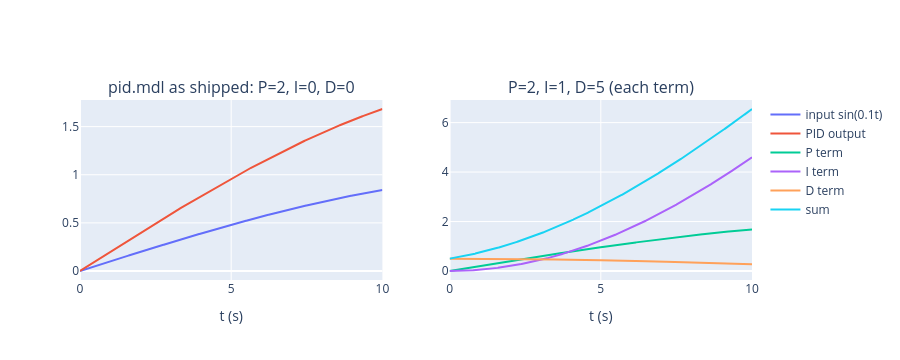

Notebook code for this chart:
### Markdown cell above
PID 迴路只讓轉速短暫下降，積分項很快就把它拉回 0.6 rad/s。

## 5. 自建 PID 子系統：pid.mdl

pid.mdl 以訊號產生器（正弦波，振幅 1、頻率 0.1 rad/s）驅動自建的 PID 子系統：輸入分別乘上 P、經 I 增益後積分、經微分後乘上 D，三項相加。
遮罩參數 P|I|D = 2|0|0，所以輸出就是 2 倍的輸入。下面也畫出把 I、D 打開時三項各自的輸出（補充）：

### Code cell
t = np.linspace(0, 10, 1001)
e = np.sin(0.1 * t)
def pid_block(e, t, P, I, D):
    integ = np.concatenate([[0], np.cumsum((e[1:] + e[:-1]) / 2 * np.diff(t))])
    deriv = np.gradient(e, t)
    return P * e, I * integ, D * deriv

fig = make_subplots(rows=1, cols=2, subplot_titles=("pid.mdl as shipped: P=2, I=0, D=0", "P=2, I=1, D=5 (each term)"))
p, i_, d = pid_block(e, t, 2, 0, 0)
fig.add_scatter(**xy(t, e), mode="lines", name="input sin(0.1t)", row=1, col=1)
fig.add_scatter(**xy(t, p + i_ + d), mode="lines", name="PID output", row=1, col=1)
p, i_, d = pid_block(e, t, 2, 1, 5)
for y, nm in ((p, "P term"), (i_, "I term"), (d, "D term"), (p + i_ + d, "sum")):
    fig.add_scatter(**xy(t, y), mode="lines", name=nm, row=1, col=2)
fig.update_xaxes(title_text="t (s)"); fig.update_layout(height=360)
fig.show()

### Figure 1 — Plotly figure (JSON) as saved in the notebook; plotly's stock layout.template omitted (floating-point values rounded to 4 significant figures; data arrays with more than 128 entries replaced by an {"elided": "..."} marker saying what was removed)
{"data": [{"mode": "lines", "name": "input sin(0.1t)", "type": "scatter", "x": {"elided": "1001 float values"}, "xaxis": "x", "y": {"elided": "1001 float values"}, "yaxis": "y"}, {"mode": "lines", "name": "PID output", "type": "scatter", "x": {"elided": "1001 float values"}, "xaxis": "x", "y": {"elided": "1001 float values"}, "yaxis": "y"}, {"mode": "lines", "name": "P term", "type": "scatter", "x": {"elided": "1001 float values"}, "xaxis": "x2", "y": {"elided": "1001 float values"}, "yaxis": "y2"}, {"mode": "lines", "name": "I term", "type": "scatter", "x": {"elided": "1001 float values"}, "xaxis": "x2", "y": {"elided": "1001 float values"}, "yaxis": "y2"}, {"mode": "lines", "name": "D term", "type": "scatter", "x": {"elided": "1001 float values"}, "xaxis": "x2", "y": {"elided": "1001 float values"}, "yaxis": "y2"}, {"mode": "lines", "name": "sum", "type": "scatter", "x": {"elided": "1001 float values"}, "xaxis": "x2", "y": {"elided": "1001 float values"}, "yaxis": "y2"}], "layout": {"annotations": [{"font": {"size": 16}, "showarrow": false, "text": "pid.mdl as shipped: P=2, I=0, D=0", "x": 0.225, "xanchor": "center", "xref": "paper", "y": 1.0, "yanchor": "bottom", "yref": "paper"}, {"font": {"size": 16}, "showarrow": false, "text": "P=2, I=1, D=5 (each term)", "x": 0.775, "xanchor": "center", "xref": "paper", "y": 1.0, "yanchor": "bottom", "yref": "paper"}], "height": 360, "xaxis": {"anchor": "y", "domain": [0.0, 0.45], "title": {"text": "t (s)"}}, "xaxis2": {"anchor": "y2", "domain": [0.55, 1.0], "title": {"text": "t (s)"}}, "yaxis": {"anchor": "x", "domain": [0.0, 1.0]}, "yaxis2": {"anchor": "x2", "domain": [0.0, 1.0]}}}
